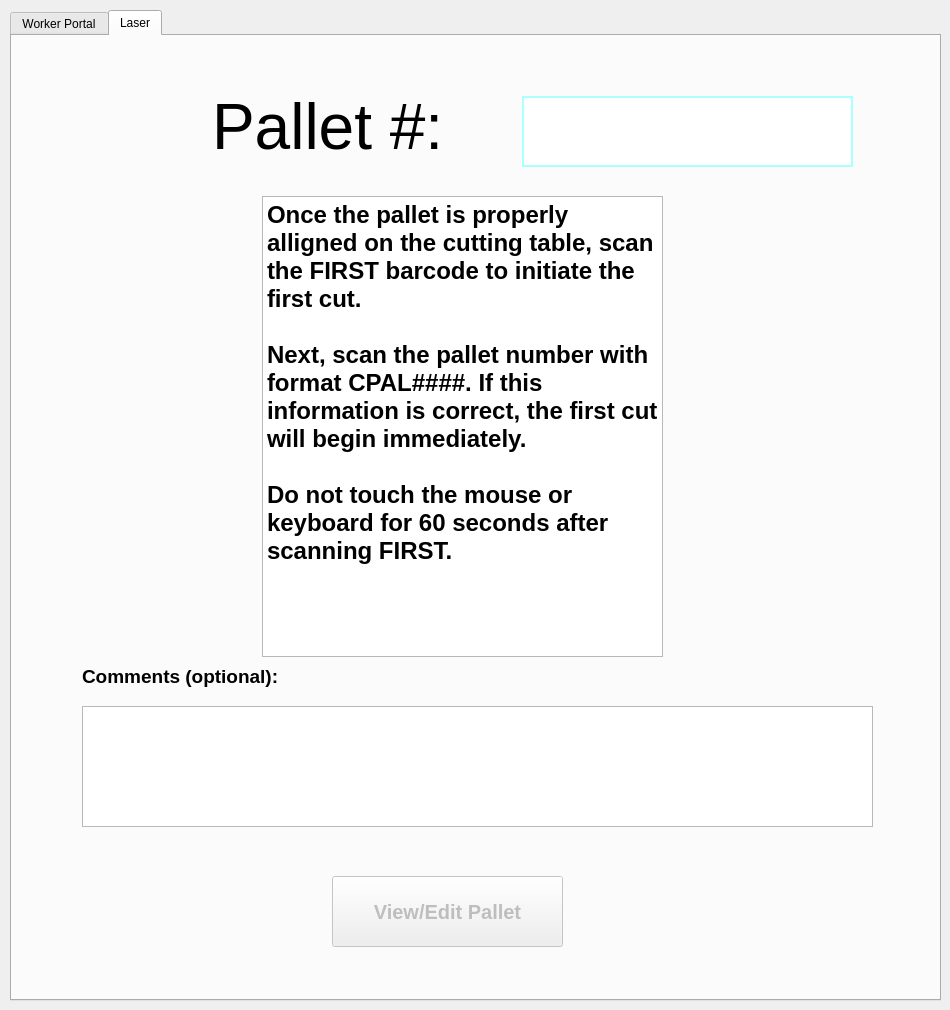
<?xml version="1.0" encoding="UTF-8"?>
<ui version="4.0">
 <class>MainWindow</class>
 <widget class="QMainWindow" name="MainWindow">
  <property name="geometry">
   <rect>
    <x>0</x>
    <y>0</y>
    <width>950</width>
    <height>1010</height>
   </rect>
  </property>
  <property name="windowTitle">
   <string>MainWindow</string>
  </property>
  <widget class="QWidget" name="centralWidget">
   <widget class="QWidget" name="widget" native="true">
    <property name="geometry">
     <rect>
      <x>90</x>
      <y>530</y>
      <width>120</width>
      <height>80</height>
     </rect>
    </property>
   </widget>
   <widget class="QTabWidget" name="tabWidget">
    <property name="geometry">
     <rect>
      <x>10</x>
      <y>10</y>
      <width>931</width>
      <height>991</height>
     </rect>
    </property>
    <property name="currentIndex">
     <number>1</number>
    </property>
    <widget class="QWidget" name="tab">
     <attribute name="title">
      <string>Worker Portal</string>
     </attribute>
     <widget class="QPushButton" name="portal1">
      <property name="geometry">
       <rect>
        <x>100</x>
        <y>210</y>
        <width>231</width>
        <height>41</height>
       </rect>
      </property>
      <property name="font">
       <font>
        <weight>75</weight>
        <bold>true</bold>
       </font>
      </property>
      <property name="text">
       <string>Log In</string>
      </property>
      <attribute name="buttonGroup">
       <string notr="true">PortalButtons</string>
      </attribute>
     </widget>
     <widget class="QFrame" name="frame_2">
      <property name="geometry">
       <rect>
        <x>100</x>
        <y>420</y>
        <width>231</width>
        <height>41</height>
       </rect>
      </property>
      <property name="autoFillBackground">
       <bool>false</bool>
      </property>
      <property name="styleSheet">
       <string notr="true">background : rgb(255, 255, 255);
border-style : solid;
border-color: rgb(170, 255, 255);
border-width : 2px;</string>
      </property>
      <property name="frameShape">
       <enum>QFrame::StyledPanel</enum>
      </property>
      <property name="frameShadow">
       <enum>QFrame::Raised</enum>
      </property>
      <widget class="QLabel" name="Current_worker3">
       <property name="geometry">
        <rect>
         <x>0</x>
         <y>0</y>
         <width>231</width>
         <height>41</height>
        </rect>
       </property>
       <property name="font">
        <font>
         <pointsize>16</pointsize>
         <weight>75</weight>
         <bold>true</bold>
        </font>
       </property>
       <property name="text">
        <string/>
       </property>
      </widget>
     </widget>
     <widget class="QPushButton" name="portal3">
      <property name="geometry">
       <rect>
        <x>100</x>
        <y>460</y>
        <width>231</width>
        <height>41</height>
       </rect>
      </property>
      <property name="font">
       <font>
        <weight>75</weight>
        <bold>true</bold>
       </font>
      </property>
      <property name="text">
       <string>Log In</string>
      </property>
      <attribute name="buttonGroup">
       <string notr="true">PortalButtons</string>
      </attribute>
     </widget>
     <widget class="QFrame" name="frame">
      <property name="geometry">
       <rect>
        <x>100</x>
        <y>170</y>
        <width>231</width>
        <height>41</height>
       </rect>
      </property>
      <property name="autoFillBackground">
       <bool>false</bool>
      </property>
      <property name="styleSheet">
       <string notr="true">background : rgb(255, 255, 255);
border-style : solid;
border-color: rgb(170, 255, 255);
border-width : 2px;</string>
      </property>
      <property name="frameShape">
       <enum>QFrame::StyledPanel</enum>
      </property>
      <property name="frameShadow">
       <enum>QFrame::Raised</enum>
      </property>
      <widget class="QLabel" name="Current_worker1">
       <property name="geometry">
        <rect>
         <x>0</x>
         <y>0</y>
         <width>231</width>
         <height>41</height>
        </rect>
       </property>
       <property name="font">
        <font>
         <pointsize>16</pointsize>
         <weight>75</weight>
         <bold>true</bold>
        </font>
       </property>
       <property name="text">
        <string/>
       </property>
      </widget>
     </widget>
     <widget class="QFrame" name="frame_4">
      <property name="geometry">
       <rect>
        <x>590</x>
        <y>170</y>
        <width>231</width>
        <height>41</height>
       </rect>
      </property>
      <property name="autoFillBackground">
       <bool>false</bool>
      </property>
      <property name="styleSheet">
       <string notr="true">background : rgb(255, 255, 255);
border-style : solid;
border-color: rgb(170, 255, 255);
border-width : 2px;</string>
      </property>
      <property name="frameShape">
       <enum>QFrame::StyledPanel</enum>
      </property>
      <property name="frameShadow">
       <enum>QFrame::Raised</enum>
      </property>
      <widget class="QLabel" name="Current_worker2">
       <property name="geometry">
        <rect>
         <x>0</x>
         <y>0</y>
         <width>231</width>
         <height>41</height>
        </rect>
       </property>
       <property name="font">
        <font>
         <pointsize>16</pointsize>
         <weight>75</weight>
         <bold>true</bold>
        </font>
       </property>
       <property name="text">
        <string/>
       </property>
      </widget>
     </widget>
     <widget class="QPushButton" name="portal2">
      <property name="geometry">
       <rect>
        <x>590</x>
        <y>210</y>
        <width>231</width>
        <height>41</height>
       </rect>
      </property>
      <property name="font">
       <font>
        <weight>75</weight>
        <bold>true</bold>
       </font>
      </property>
      <property name="text">
       <string>Log In</string>
      </property>
      <attribute name="buttonGroup">
       <string notr="true">PortalButtons</string>
      </attribute>
     </widget>
     <widget class="QPushButton" name="portal4">
      <property name="geometry">
       <rect>
        <x>590</x>
        <y>460</y>
        <width>231</width>
        <height>41</height>
       </rect>
      </property>
      <property name="font">
       <font>
        <weight>75</weight>
        <bold>true</bold>
       </font>
      </property>
      <property name="text">
       <string>Log In</string>
      </property>
      <attribute name="buttonGroup">
       <string notr="true">PortalButtons</string>
      </attribute>
     </widget>
     <widget class="QLabel" name="label_4">
      <property name="geometry">
       <rect>
        <x>590</x>
        <y>400</y>
        <width>81</width>
        <height>16</height>
       </rect>
      </property>
      <property name="text">
       <string>Current Worker:</string>
      </property>
     </widget>
     <widget class="QLabel" name="label">
      <property name="geometry">
       <rect>
        <x>100</x>
        <y>150</y>
        <width>81</width>
        <height>16</height>
       </rect>
      </property>
      <property name="text">
       <string>Current Worker:</string>
      </property>
     </widget>
     <widget class="QLabel" name="label_3">
      <property name="geometry">
       <rect>
        <x>100</x>
        <y>400</y>
        <width>81</width>
        <height>16</height>
       </rect>
      </property>
      <property name="text">
       <string>Current Worker:</string>
      </property>
     </widget>
     <widget class="QFrame" name="frame_3">
      <property name="geometry">
       <rect>
        <x>590</x>
        <y>420</y>
        <width>231</width>
        <height>41</height>
       </rect>
      </property>
      <property name="autoFillBackground">
       <bool>false</bool>
      </property>
      <property name="styleSheet">
       <string notr="true">background : rgb(255, 255, 255);
border-style : solid;
border-color: rgb(170, 255, 255);
border-width : 2px;</string>
      </property>
      <property name="frameShape">
       <enum>QFrame::StyledPanel</enum>
      </property>
      <property name="frameShadow">
       <enum>QFrame::Raised</enum>
      </property>
      <widget class="QLabel" name="Current_worker4">
       <property name="geometry">
        <rect>
         <x>0</x>
         <y>0</y>
         <width>231</width>
         <height>41</height>
        </rect>
       </property>
       <property name="font">
        <font>
         <pointsize>16</pointsize>
         <weight>75</weight>
         <bold>true</bold>
        </font>
       </property>
       <property name="text">
        <string/>
       </property>
      </widget>
     </widget>
     <widget class="QLabel" name="label_2">
      <property name="geometry">
       <rect>
        <x>590</x>
        <y>150</y>
        <width>81</width>
        <height>16</height>
       </rect>
      </property>
      <property name="text">
       <string>Current Worker:</string>
      </property>
     </widget>
    </widget>
    <widget class="QWidget" name="tab_2">
     <attribute name="title">
      <string>Laser</string>
     </attribute>
     <widget class="QLabel" name="label_6">
      <property name="geometry">
       <rect>
        <x>200</x>
        <y>50</y>
        <width>261</width>
        <height>81</height>
       </rect>
      </property>
      <property name="font">
       <font>
        <pointsize>48</pointsize>
       </font>
      </property>
      <property name="text">
       <string>Pallet #:</string>
      </property>
     </widget>
     <widget class="QPlainTextEdit" name="commentBox">
      <property name="geometry">
       <rect>
        <x>70</x>
        <y>670</y>
        <width>791</width>
        <height>121</height>
       </rect>
      </property>
      <property name="placeholderText">
       <string/>
      </property>
     </widget>
     <widget class="QLabel" name="label_9">
      <property name="geometry">
       <rect>
        <x>70</x>
        <y>630</y>
        <width>231</width>
        <height>21</height>
       </rect>
      </property>
      <property name="font">
       <font>
        <pointsize>14</pointsize>
        <weight>75</weight>
        <bold>true</bold>
       </font>
      </property>
      <property name="text">
       <string>Comments (optional):</string>
      </property>
     </widget>
     <widget class="QTextBrowser" name="instructions">
      <property name="geometry">
       <rect>
        <x>250</x>
        <y>160</y>
        <width>401</width>
        <height>461</height>
       </rect>
      </property>
      <property name="font">
       <font>
        <pointsize>18</pointsize>
        <weight>75</weight>
        <bold>true</bold>
       </font>
      </property>
      <property name="html">
       <string>&lt;!DOCTYPE HTML PUBLIC &quot;-//W3C//DTD HTML 4.0//EN&quot; &quot;http://www.w3.org/TR/REC-html40/strict.dtd&quot;&gt;
&lt;html&gt;&lt;head&gt;&lt;meta name=&quot;qrichtext&quot; content=&quot;1&quot; /&gt;&lt;style type=&quot;text/css&quot;&gt;
p, li { white-space: pre-wrap; }
&lt;/style&gt;&lt;/head&gt;&lt;body style=&quot; font-family:'MS Shell Dlg 2'; font-size:18pt; font-weight:600; font-style:normal;&quot;&gt;
&lt;p style=&quot; margin-top:0px; margin-bottom:0px; margin-left:0px; margin-right:0px; -qt-block-indent:0; text-indent:0px;&quot;&gt;Once the pallet is properly alligned on the cutting table, scan the FIRST barcode to initiate the first cut.&lt;/p&gt;
&lt;p style=&quot;-qt-paragraph-type:empty; margin-top:0px; margin-bottom:0px; margin-left:0px; margin-right:0px; -qt-block-indent:0; text-indent:0px;&quot;&gt;&lt;br /&gt;&lt;/p&gt;
&lt;p style=&quot; margin-top:0px; margin-bottom:0px; margin-left:0px; margin-right:0px; -qt-block-indent:0; text-indent:0px;&quot;&gt;Next, scan the pallet number with format CPAL####. If this information is correct, the first cut will begin immediately. &lt;/p&gt;
&lt;p style=&quot;-qt-paragraph-type:empty; margin-top:0px; margin-bottom:0px; margin-left:0px; margin-right:0px; -qt-block-indent:0; text-indent:0px;&quot;&gt;&lt;br /&gt;&lt;/p&gt;
&lt;p style=&quot; margin-top:0px; margin-bottom:0px; margin-left:0px; margin-right:0px; -qt-block-indent:0; text-indent:0px;&quot;&gt;Do not touch the mouse or keyboard for 60 seconds after scanning FIRST.&lt;/p&gt;&lt;/body&gt;&lt;/html&gt;</string>
      </property>
     </widget>
     <widget class="QFrame" name="palletNumInput">
      <property name="geometry">
       <rect>
        <x>510</x>
        <y>60</y>
        <width>331</width>
        <height>71</height>
       </rect>
      </property>
      <property name="autoFillBackground">
       <bool>false</bool>
      </property>
      <property name="styleSheet">
       <string notr="true">background : rgb(255, 255, 255);
border-style : solid;
border-color: rgb(170, 255, 255);
border-width : 2px;</string>
      </property>
      <property name="frameShape">
       <enum>QFrame::StyledPanel</enum>
      </property>
      <property name="frameShadow">
       <enum>QFrame::Raised</enum>
      </property>
     </widget>
     <widget class="QLabel" name="pallet">
      <property name="geometry">
       <rect>
        <x>510</x>
        <y>60</y>
        <width>331</width>
        <height>71</height>
       </rect>
      </property>
      <property name="font">
       <font>
        <pointsize>48</pointsize>
       </font>
      </property>
      <property name="text">
       <string/>
      </property>
     </widget>
     <widget class="QPushButton" name="viewButton">
      <property name="enabled">
       <bool>false</bool>
      </property>
      <property name="geometry">
       <rect>
        <x>320</x>
        <y>840</y>
        <width>231</width>
        <height>71</height>
       </rect>
      </property>
      <property name="font">
       <font>
        <pointsize>15</pointsize>
        <weight>75</weight>
        <bold>true</bold>
       </font>
      </property>
      <property name="text">
       <string>View/Edit Pallet</string>
      </property>
     </widget>
    </widget>
   </widget>
  </widget>
 </widget>
 <layoutdefault spacing="6" margin="11"/>
 <resources/>
 <connections/>
 <buttongroups>
  <buttongroup name="PortalButtons"/>
 </buttongroups>
</ui>
